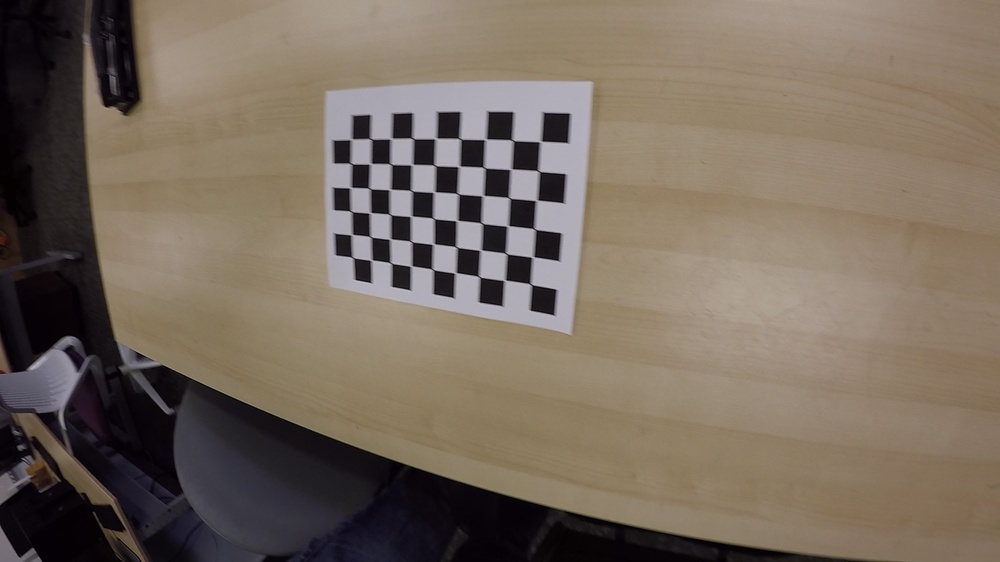
#> input picture Vision Feedback Loop/Camera Calibration/calibrationData/01.jpg, 1000 x 562 px, shrunk from 1920 x 1080 before the run; its folder holds 4 pictures in this run
$ python cameraCorrection.py
#> lines starting #> are read from the running program, lines starting #| are printed output that depends on the picture

#!/usr/bin/env python

"""
A fast image classifier for robotic vision-based feedback loop.
Developed by Ardavan Bidgoli at CMU dFab for Robotic Plastering Project.

Tested with:
    openCV      3.3.1
    Numpy       1.13.3

"""


################################################
# Import modules
################################################
import cv2
import numpy as np
import matplotlib.pyplot as plt

import sys
import copy
from os import listdir, path
from os.path import isfile, join


################################################
# Image processing class
################################################

class ImageProcess(object):
    """Process and calibrate images from camera"""

    def __init__(self, calibrate = False, matrixPath = None, size= 1000):
        """Creates an object of image correction """
#> called with calibrate = False, size = 1000

        if matrixPath == None:
            self.matrixPath = "calibration_data.npz"
        else:
            self.matrixPath = matrixPath+".npz"

        # setup parameters
        self.size = size
        self.imageReadPath=  "./calibrationData"

        if calibrate:
            self.calibrateCamera()

        #loading the matrix calibration data
        calibrationData = np.load(self.matrixPath)
#> (reads Vision Feedback Loop/Camera Calibration/calibration_data.npz from the repository)
        distCoeff, intrinsic_matrix = calibrationData.files
        self.intrinsic_matrix = calibrationData[intrinsic_matrix]
        self.distCoeff = calibrationData[distCoeff]

    def readImages(self, path = None, crop= False, size = None):
        """reads images from a giben path and crop them with a desired size"""
#> called with crop = False
        if path == None:
            path = self.imageReadPath
        if size == None:
            size = self.size
        names = [join(path, f) for f in listdir(path)
                                     if (isfile(join(path, f))
                                    and (f[-4:]==".jpg" or f[-4:]==".png"))]

        self.sourceImages = [cv2.imread(name) for name in names ]
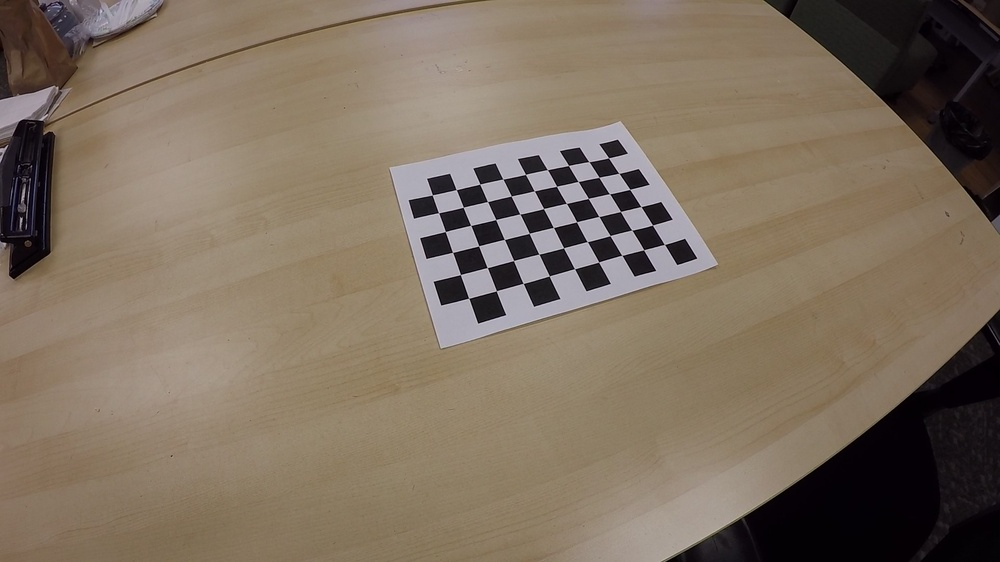
#> input picture Vision Feedback Loop/Camera Calibration/calibrationData/02.jpg, 1000 x 562 px, shrunk from 1920 x 1080 before the run
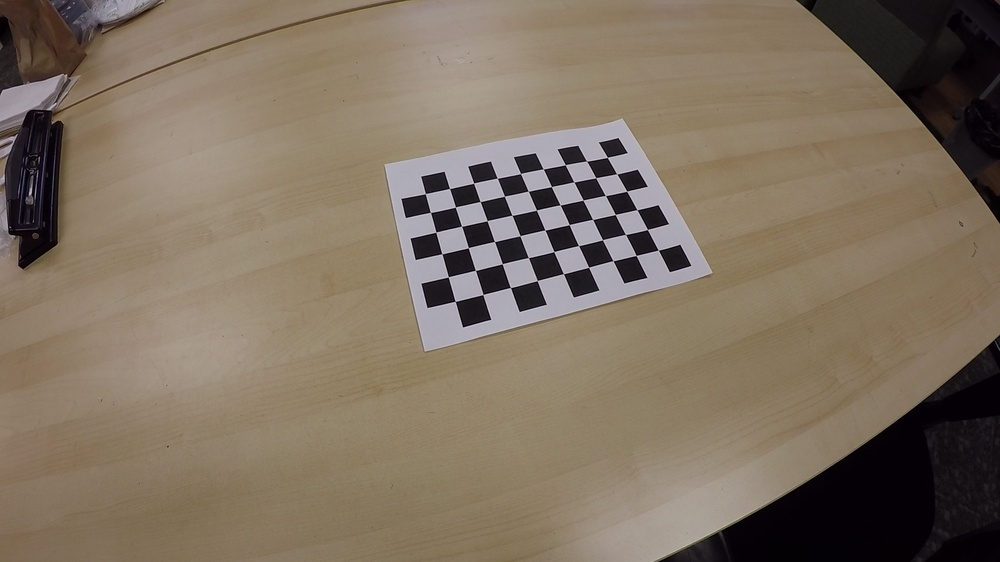
#> input picture Vision Feedback Loop/Camera Calibration/calibrationData/03.jpg, 1000 x 562 px, shrunk from 1920 x 1080 before the run
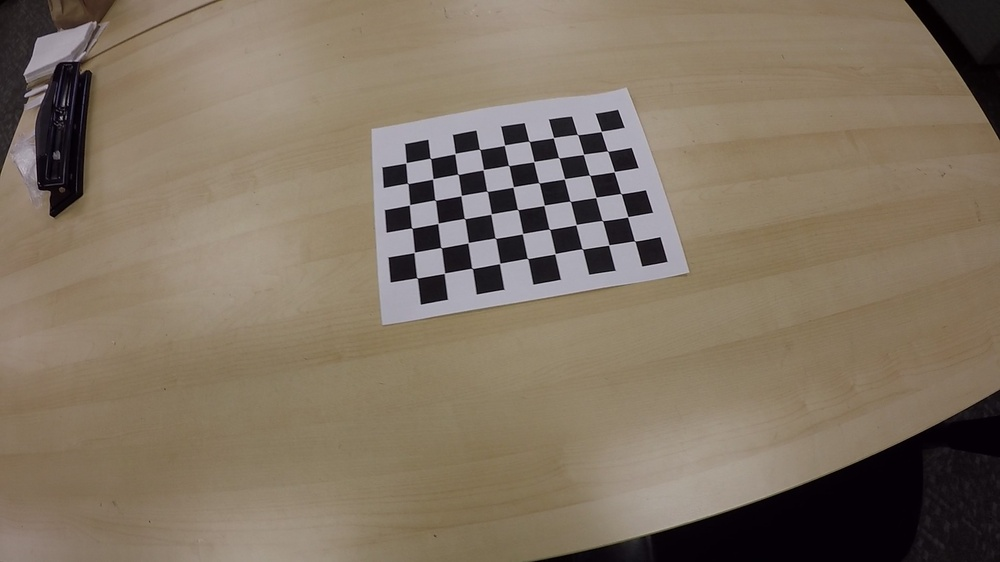
#> input picture Vision Feedback Loop/Camera Calibration/calibrationData/04.jpg, 1000 x 562 px, shrunk from 1920 x 1080 before the run
#> self.sourceImages = 4 items
        self.images = copy.deepcopy(self.sourceImages)
#> self.images = 4 items
        self.h,self.w,_ = self.sourceImages[0].shape
#> self.h = 562; self.w = 1000

        if crop:
            wC = self.w//2
            hC = self.h//2
            self.images = [img[hC-size//2:hC+size//2, wC-size//2:wC+size//2] for img in self.images]

        return self.images

    def lensCorrection(self, images= None, save = False):
        """applies lens correction to the images"""

        if type(images) != np.ndarray and type(images) != list:
            images = self.readImages()
#> images = 4 items
        if type(images) != list:
            images = [images]

        self.corrected = [cv2.undistort(img, self.intrinsic_matrix, self.distCoeff, None) for img in images]
#> self.corrected = 4 items
        print (len(self.corrected))
#| 4
        if save:
            for i in range (len(self.corrected)):
                name = "corrected{}.jpg".format(i)
                cv2.imwrite(name,self.corrected[i])

        return self.corrected

    # [94 lines left out: functions saveImages, calibrateCamera, not called in this run]


if __name__ == "__main__":
    # make an object from the ImageProcess class
    # creates a new calibration matrix
    #cameraCorrection = ImageProcess(calibrate=True)
    # uses currently available matrix
    cameraCorrection = ImageProcess()
    # applies lens correction to already available images
    cameraCorrection.lensCorrection()
    # applies lens correction to a given image
    pic = cameraCorrection.lensCorrection(images = cameraCorrection.images[0])
#| 1
#> pic = 1 item
    plt.imshow(pic[0])
    plt.show()
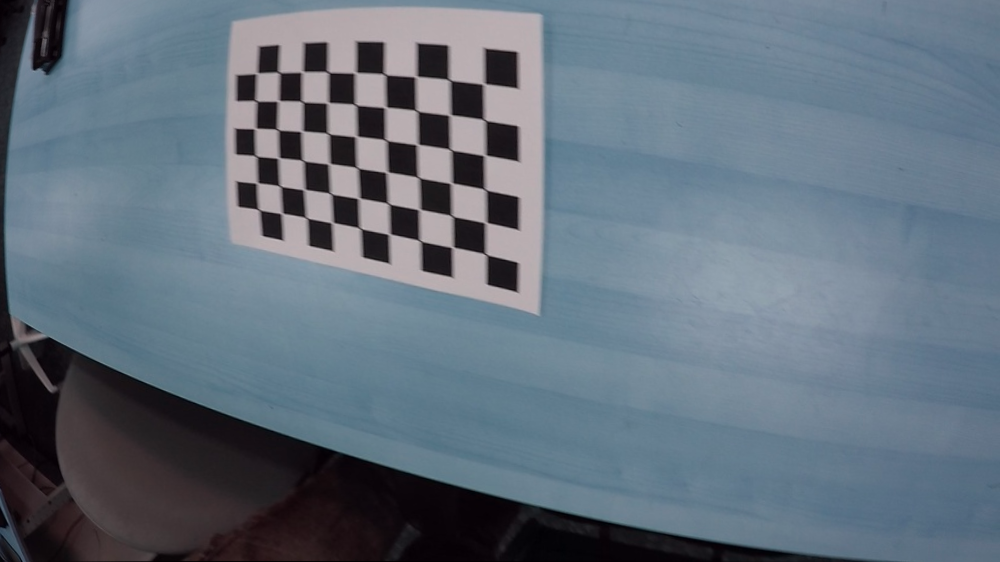
#> shown: shape (562, 1000, 3); mean R, G, B 98.7, 112.1, 124.9
    print ("Done")


__author__ = "Ardavan Bidgoli"
__copyright__ = "Copyright 2018, Robotic Plastering Project"
__credits__ = ["Ardavan Bidgoli", "Josh Bard"]
__license__ = ""
__version__ = "0.1"
__maintainer__ = "Ardavan Bidgoli"
__email__ = "abidgoli@andrew.cmu.edu"
__status__ = "Development"
